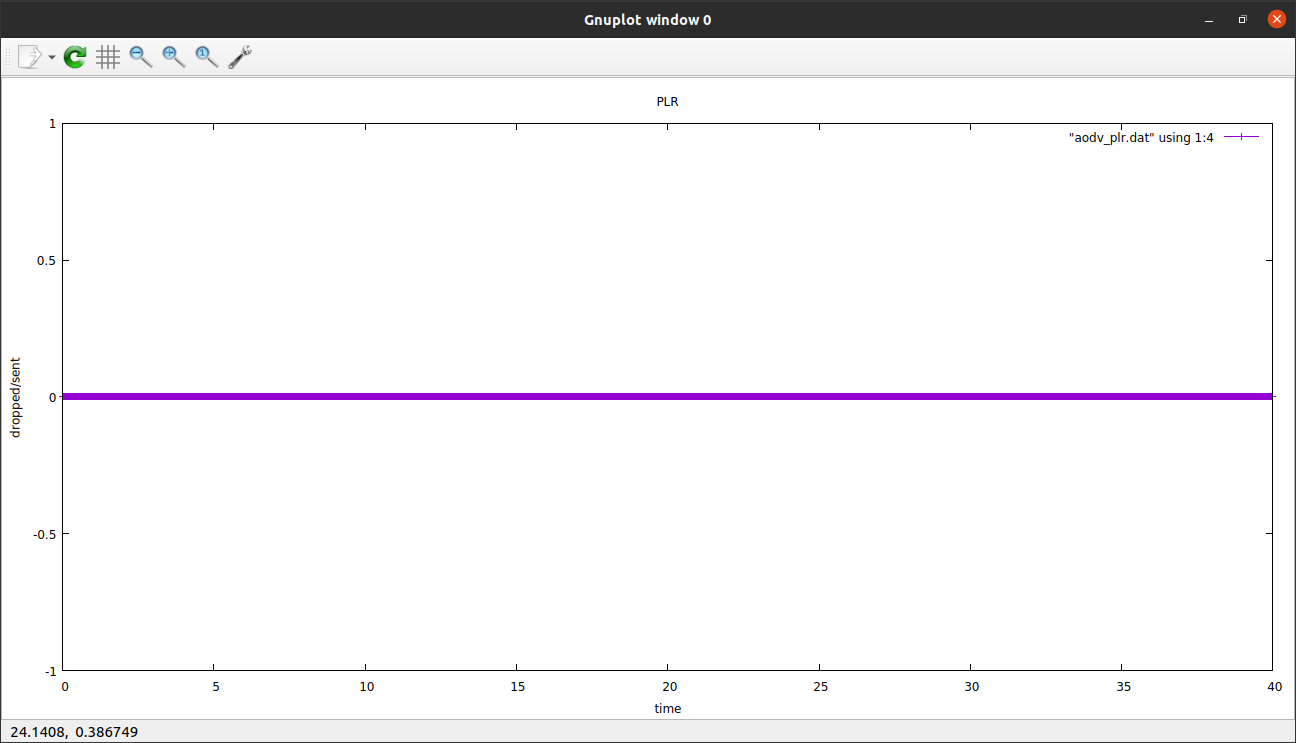

Here is the gnuplot script that generated this plot:
set autoscale
set xtic auto
set ytic auto
set title "PLR"
set xlabel "time"
set ylabel "dropped/sent"

plot "aodv_plr.dat" using 1:4 with linespoints
